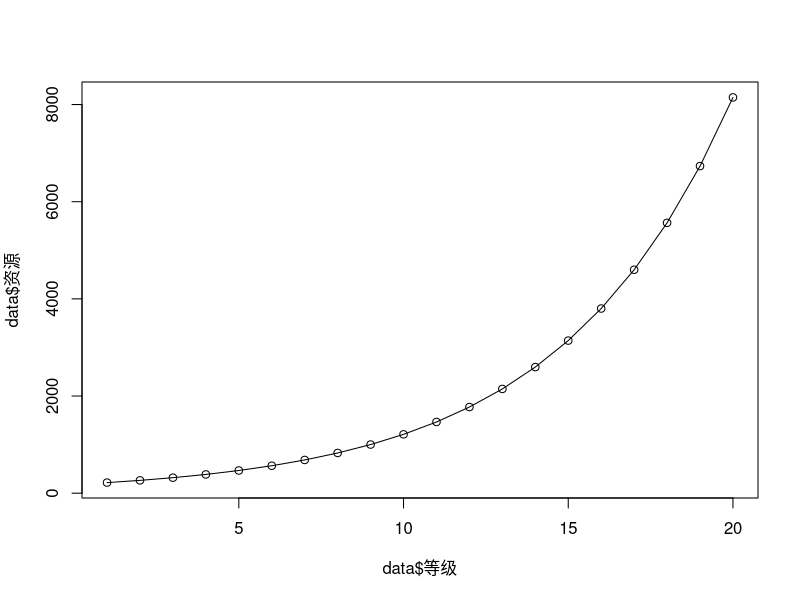

Write the R code that produced this figure.
data <- read.csv('data.csv', fileEncoding='utf8')

X <- data$等级;
Y <- log(data$资源);

plot(data$等级, data$资源)

#R中自带的求解一元一次线性方程的函数
lm_model <- lm(Y~X)
summary(lm_model)

a <- unlist(lm_model)[[1]]
b <- unlist(lm_model)[[2]]

x <- data$等级;
y <- exp(a)*(exp(b*x))

lines(data$等级, exp(a)*(exp(b*data$等级)))

data.model <- nls(
  资源 ~ A*exp(B*等级), 
  start=list(A=10, B=0.1), 
  data=data, 
  trace=T
)

summary(data.model)
